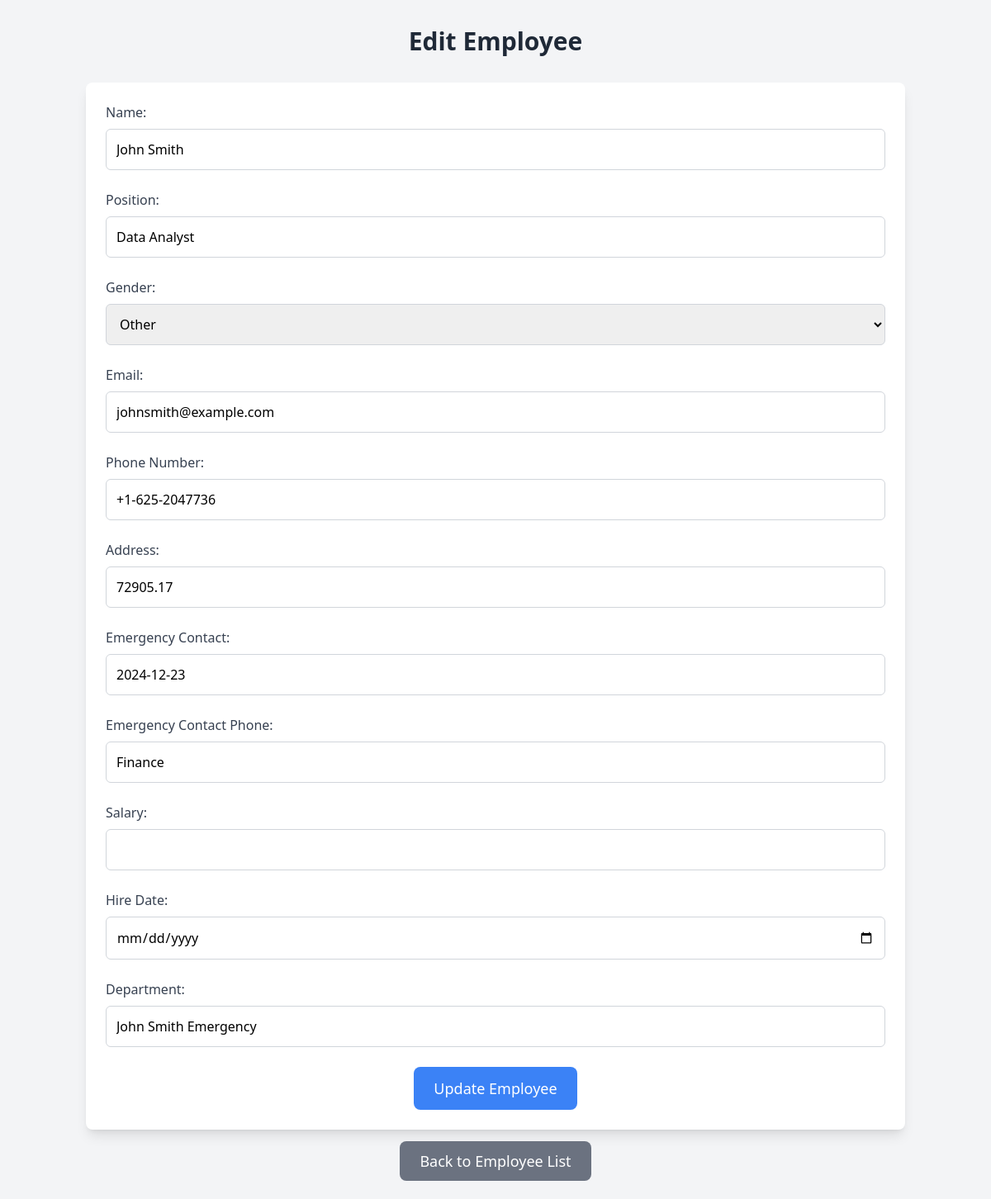
/edit/29, run on the app's committed database.
### tables this page shows
CREATE TABLE employees (
                id INTEGER PRIMARY KEY AUTOINCREMENT,
                name TEXT NOT NULL,
                position TEXT NOT NULL,
                gender TEXT NOT NULL,
                email TEXT NOT NULL,
                phone TEXT NOT NULL,
                address TEXT NOT NULL,
                emergency_contact TEXT NOT NULL,
                emergency_contact_phone TEXT NOT NULL,
                salary REAL NOT NULL,
                hire_date TEXT NOT NULL,
                department TEXT NOT NULL
            );

### app.py (the view, shortened to what this page needs)
@app.route('/edit/<int:id>', methods=['GET', 'POST'])
def edit_employee(id):
    conn = get_db()
    cursor = conn.cursor()
    cursor.execute('SELECT * FROM employees WHERE id = ?', (id,))
    employee = cursor.fetchone()
    return render_template('edit_employee.html', employee=employee)

### app.py (called while the page is built)
def get_db():
    conn = sqlite3.connect(DATABASE)
    return conn

### templates/edit_employee.html (shortened to what this page needs)
<!DOCTYPE html>
<html lang="en">
<head>
    <script src="https://cdn.tailwindcss.com"></script>
</head>
<body class="bg-gray-100">
    <div class="container mx-auto px-4 py-8">
        <h1 class="text-3xl font-semibold text-center mb-8 text-gray-800">Edit Employee</h1>
        <form method="POST" class="bg-white p-6 rounded-lg shadow-lg">
            <div class="mb-6">
                <label for="name" class="block text-gray-700 font-medium mb-2">Name:</label>
                <input type="text" name="name" class="form-input w-full p-3 border border-gray-300 rounded-md" value="{{ employee[1] }}" required>
            </div>
            <div class="mb-6">
                <label for="position" class="block text-gray-700 font-medium mb-2">Position:</label>
                <input type="text" name="position" class="form-input w-full p-3 border border-gray-300 rounded-md" value="{{ employee[2] }}" required>
            </div>
            <div class="mb-6">
                <label for="gender" class="block text-gray-700 font-medium mb-2">Gender:</label>
                <select name="gender" class="form-input w-full p-3 border border-gray-300 rounded-md" required>
                    <option value="Other" {% if employee[3] == "Other" %}selected{% endif %}>Other</option>
                </select>
            </div>
            <div class="mb-6">
                <label for="email" class="block text-gray-700 font-medium mb-2">Email:</label>
                <input type="email" name="email" class="form-input w-full p-3 border border-gray-300 rounded-md" value="{{ employee[4] }}" required>
            </div>
            <div class="mb-6">
                <label for="phone" class="block text-gray-700 font-medium mb-2">Phone Number:</label>
                <input type="text" name="phone" class="form-input w-full p-3 border border-gray-300 rounded-md" value="{{ employee[8] }}" required>
            </div>
            <div class="mb-6">
                <label for="address" class="block text-gray-700 font-medium mb-2">Address:</label>
                <input type="text" name="address" class="form-input w-full p-3 border border-gray-300 rounded-md" value="{{ employee[9] }}" required>
            </div>
            <div class="mb-6">
                <label for="emergency_contact" class="block text-gray-700 font-medium mb-2">Emergency Contact:</label>
                <input type="text" name="emergency_contact" class="form-input w-full p-3 border border-gray-300 rounded-md" value="{{ employee[10] }}" required>
            </div>
            <div class="mb-6">
                <label for="emergency_contact_phone" class="block text-gray-700 font-medium mb-2">Emergency Contact Phone:</label>
                <input type="text" name="emergency_contact_phone" class="form-input w-full p-3 border border-gray-300 rounded-md" value="{{ employee[11] }}" required>
            </div>
            <div class="mb-6">
                <label for="salary" class="block text-gray-700 font-medium mb-2">Salary:</label>
                <input type="number" name="salary" class="form-input w-full p-3 border border-gray-300 rounded-md" step="0.01" value="{{ employee[5] }}" required>
            </div>
            <div class="mb-6">
                <label for="hire_date" class="block text-gray-700 font-medium mb-2">Hire Date:</label>
                <input type="date" name="hire_date" class="form-input w-full p-3 border border-gray-300 rounded-md" value="{{ employee[6] }}" required>
            </div>
            <div class="mb-6">
                <label for="department" class="block text-gray-700 font-medium mb-2">Department:</label>
                <input type="text" name="department" class="form-input w-full p-3 border border-gray-300 rounded-md" value="{{ employee[7] }}" required>
            </div>
            <div class="flex justify-center">
                <button type="submit" class="bg-blue-500 text-white px-6 py-3 rounded-lg text-lg hover:bg-blue-600 transition duration-300">Update Employee</button>
            </div>
        </form>
        <div class="text-center mt-6">
            <a href="{{ url_for('index') }}" class="bg-gray-500 text-white px-6 py-3 rounded-lg text-lg hover:bg-gray-600 transition duration-300">Back to Employee List</a>
        </div>
    </div>
</body>
</html>

### data on the page
employees: name "John Smith", position "Data Analyst", gender "Other", email "johnsmith@example.com", phone "+1-625-2047736", address "72905.17", emergency_contact "2024-12-23", emergency_contact_phone "Finance", department "John Smith Emergency"
